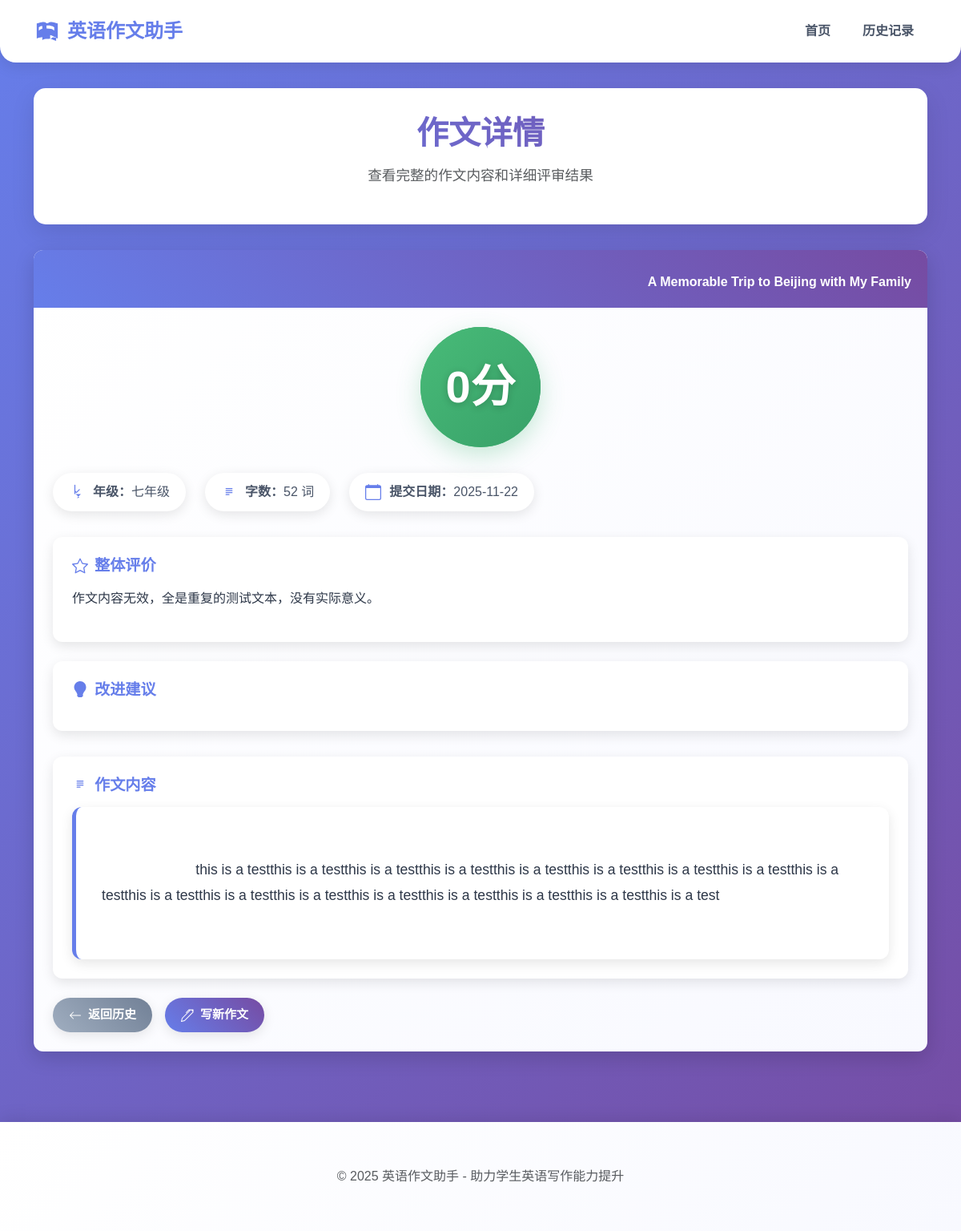
The app's page /history/detail/13 with its own data.
### tables this page shows
CREATE TABLE essays (
        id INTEGER PRIMARY KEY AUTOINCREMENT,
        title TEXT NOT NULL,
        content TEXT NOT NULL,
        grade TEXT NOT NULL,
        word_count INTEGER NOT NULL,
        score INTEGER NOT NULL,
        overall_comment TEXT,
        improvement_suggestions TEXT,
        submission_date TEXT NOT NULL
    );

### app.py (the view)
@app.route('/history/detail/<int:essay_id>')
def history_detail(essay_id):
    conn = get_db_connection()
    cursor = conn.cursor()
    cursor.execute('SELECT * FROM essays WHERE id = ?', (essay_id,))
    row = cursor.fetchone()
    conn.close()
    if not row:
        return redirect(url_for('history'))
    essay = dict(row)
    return render_template('history_detail.html', essay=essay)

### app.py (called while the page is built)
def get_db_connection():
    conn = sqlite3.connect('english_writing.db')
    conn.row_factory = sqlite3.Row
    return conn

### templates/history_detail.html (shortened to what this page needs)
<!DOCTYPE html>
<html lang="zh-CN">
<head>
    <link href="https://cdn.jsdelivr.net/npm/bootstrap@5.3.0/dist/css/bootstrap.min.css" rel="stylesheet">
    <link href="/static/css/style.css" rel="stylesheet">
</head>
<body>
    <nav class="navbar navbar-expand-lg">
        <div class="container-fluid">
            <a class="navbar-brand" href="/">
                英语作文助手
            </a>
            <div class="collapse navbar-collapse" id="navbarNav">
                <ul class="navbar-nav ms-auto">
                    <li class="nav-item">
                        <a class="nav-link" href="/">首页</a>
                    </li>
                    <li class="nav-item">
                        <a class="nav-link" href="/history">历史记录</a>
                    </li>
                </ul>
            </div>
        </div>
    </nav>
    <div class="container">
        <div class="header fade-in-up">
            <h1>作文详情</h1>
            <p class="text-muted" style="font-size: 1.1rem;">查看完整的作文内容和详细评审结果</p>
        </div>
        <div class="card fade-in-up">
            <div class="card-header">
                {% if essay.title %}
                <div class="mt-2 text-white-80 font-semibold">{{ essay.title }}</div>
                {% endif %}
            </div>
            <div class="card-body">
                <div class="score-section">
                    <div class="score-circle">
                        <div class="score-value">{{ essay.score }}分</div>
                    </div>
                </div>
                <div class="meta-info">
                    <div class="meta-item">
                        <span><strong>年级：</strong>{{ essay.grade }}</span>
                    </div>
                    <div class="meta-item">
                        <span><strong>字数：</strong>{{ essay.word_count }} 词</span>
                    </div>
                    <div class="meta-item">
                        <span><strong>提交日期：</strong>{{ essay.submission_date }}</span>
                    </div>
                </div>
                <div class="info-card fade-in-up">
                    <h3 class="info-title">
                        整体评价
                    </h3>
                    <p class="info-content">{{ essay.overall_comment }}</p>
                </div>
                <div class="info-card fade-in-up">
                    <h3 class="info-title">
                        改进建议
                    </h3>
                </div>
                <div class="info-card fade-in-up" style="margin-top: 2rem;">
                    <h3 class="info-title">
                        作文内容
                    </h3>
                    <div class="essay-content">
                        {{ essay.content }}
                    </div>
                </div>
                <div class="d-flex flex-wrap gap-3 mt-4">
                    <a href="/history" class="btn btn-secondary">
                        <svg xmlns="http://www.w3.org/2000/svg" width="16" height="16" fill="currentColor" class="bi bi-arrow-left" viewBox="0 0 16 16">
                            <path fill-rule="evenodd" d="M15 8a.5.5 0 0 0-.5-.5H2.707l3.147-3.146a.5.5 0 1 0-.708-.708l-4 4a.5.5 0 0 0 0 .708l4 4a.5.5 0 0 0 .708-.708L2.707 8.5H14.5A.5.5 0 0 0 15 8z"/>
                        </svg>
                        返回历史
                    </a>
                    <a href="/" class="btn btn-primary">
                        写新作文
                    </a>
                </div>
            </div>
        </div>
    </div>
    <footer>
        <div class="container text-center">
            <p class="text-muted" style="margin-bottom: 0;">© 2025 英语作文助手 - 助力学生英语写作能力提升</p>
        </div>
    </footer>
</body>
</html>

### static/css/style.css (style rules this page uses)
body { background: linear-gradient(135deg, #667eea 0%, #764ba2 100%); min-height: 100vh; display: flex; flex-direction: column; font-family: 'Microsoft YaHei', Arial, sans-serif; }
.container { flex: 1; padding-top: 2rem; padding-bottom: 2rem; }
.header { text-align: center; margin-bottom: 2rem; background-color: white; border-radius: 15px; padding: 2rem; box-shadow: 0 10px 30px rgba(0, 0, 0, 0.1); transition: transform 0.3s ease; }
.header h1 { background: linear-gradient(45deg, #667eea, #764ba2); -webkit-background-clip: text; -webkit-text-fill-color: transparent; background-clip: text; font-weight: bold; font-size: 2.5rem; margin-bottom: 1rem; }
.card { border-radius: 12px; box-shadow: 0 8px 25px rgba(0, 0, 0, 0.15); margin-bottom: 1.5rem; overflow: hidden; transition: all 0.3s ease; border: none; background: linear-gradient(135deg, #ffffff 0%, #f8f9ff 100%); }
.card-header { background: linear-gradient(45deg, #667eea, #764ba2); color: white; font-weight: bold; border-bottom: none; padding: 1.25rem; display: flex; align-items: center; justify-content: space-between; }
.card-body { padding: 1.5rem; }
.meta-item { display: flex; align-items: center; gap: 6px; }
.btn-primary { background: linear-gradient(45deg, #667eea, #764ba2); border: none; padding: 10px 20px; font-size: 15px; font-weight: bold; border-radius: 30px; transition: all 0.3s ease; box-shadow: 0 4px 15px rgba(0, 0, 0, 0.1); display: inline-flex; align-items: center; gap: 8px; }
.btn-secondary { background: linear-gradient(45deg, #a0aec0, #718096); border: none; padding: 10px 20px; font-size: 15px; font-weight: bold; border-radius: 30px; transition: all 0.3s ease; box-shadow: 0 4px 15px rgba(0, 0, 0, 0.1); display: inline-flex; align-items: center; gap: 8px; }
.navbar { background: white; border-radius: 0 0 20px 20px; box-shadow: 0 4px 20px rgba(0, 0, 0, 0.1); padding: 1rem 2rem; }
.navbar-brand { font-weight: bold; font-size: 1.5rem; color: #667eea !important; display: flex; align-items: center; gap: 10px; }
.nav-link { font-weight: 600; color: #4a5568 !important; position: relative; padding: 8px 15px !important; margin-left: 10px; transition: all 0.3s ease; border-radius: 6px; }
footer { background: linear-gradient(135deg, #ffffff 0%, #f8f9ff 100%); padding: 1.5rem 0; box-shadow: 0 -4px 20px rgba(0, 0, 0, 0.1); margin-top: 2rem; }
.fade-in-up { animation: fadeInUp 0.8s ease-out; }
.score-section { display: flex; justify-content: center; align-items: center; margin-bottom: 2rem; }
.score-circle { width: 150px; height: 150px; border-radius: 50%; background: linear-gradient(135deg, #48bb78, #38a169); display: flex; justify-content: center; align-items: center; box-shadow: 0 10px 30px rgba(72, 187, 120, 0.3); position: relative; overflow: hidden; }
.score-circle::before { content: ''; position: absolute; top: -2px; left: -2px; right: -2px; bottom: -2px; background: linear-gradient(45deg, #68d391, #48bb78, #38a169, #2f855a); z-index: -1; animation: animate 3s linear infinite; }
.score-value { font-size: 3.5rem; font-weight: bold; color: white; text-shadow: 0 2px 10px rgba(0, 0, 0, 0.2); }
.info-card { background: white; border-radius: 12px; padding: 1.5rem; margin-bottom: 1.5rem; box-shadow: 0 5px 15px rgba(0, 0, 0, 0.1); }
.info-title { font-size: 1.2rem; font-weight: bold; color: #667eea; margin-bottom: 1rem; display: flex; align-items: center; gap: 8px; }
.info-content { color: #2d3748; line-height: 1.7; }
.meta-info { display: flex; flex-wrap: wrap; gap: 1.5rem; margin-bottom: 2rem; }
.meta-item { display: flex; align-items: center; gap: 10px; font-size: 1rem; color: #4a5568; background: white; padding: 0.75rem 1.25rem; border-radius: 25px; box-shadow: 0 4px 15px rgba(0, 0, 0, 0.1); transition: all 0.3s ease; }
.meta-item svg { color: #667eea; }
.essay-content { background: white; padding: 2rem; border-radius: 12px; border-left: 5px solid #667eea; box-shadow: 0 5px 15px rgba(0, 0, 0, 0.1); line-height: 1.8; font-size: 1.1rem; color: #2d3748; white-space: pre-wrap; }

### records on screen
essays: title "A Memorable Trip to Beijing with My Family", score "0", grade "七年级", word_count "52", submission_date "2025-11-22", overall_comment "作文内容无效，全是重复的测试文本，没有实际意义。", content "this is a testthis is a testthis is a testthis is a testthis is a testthis is a testthis is a testthis is a testthis is a testthis is a testthis is a testthis is a testthis is a testthis is a testthis is a testthis is a testthis is a test"
